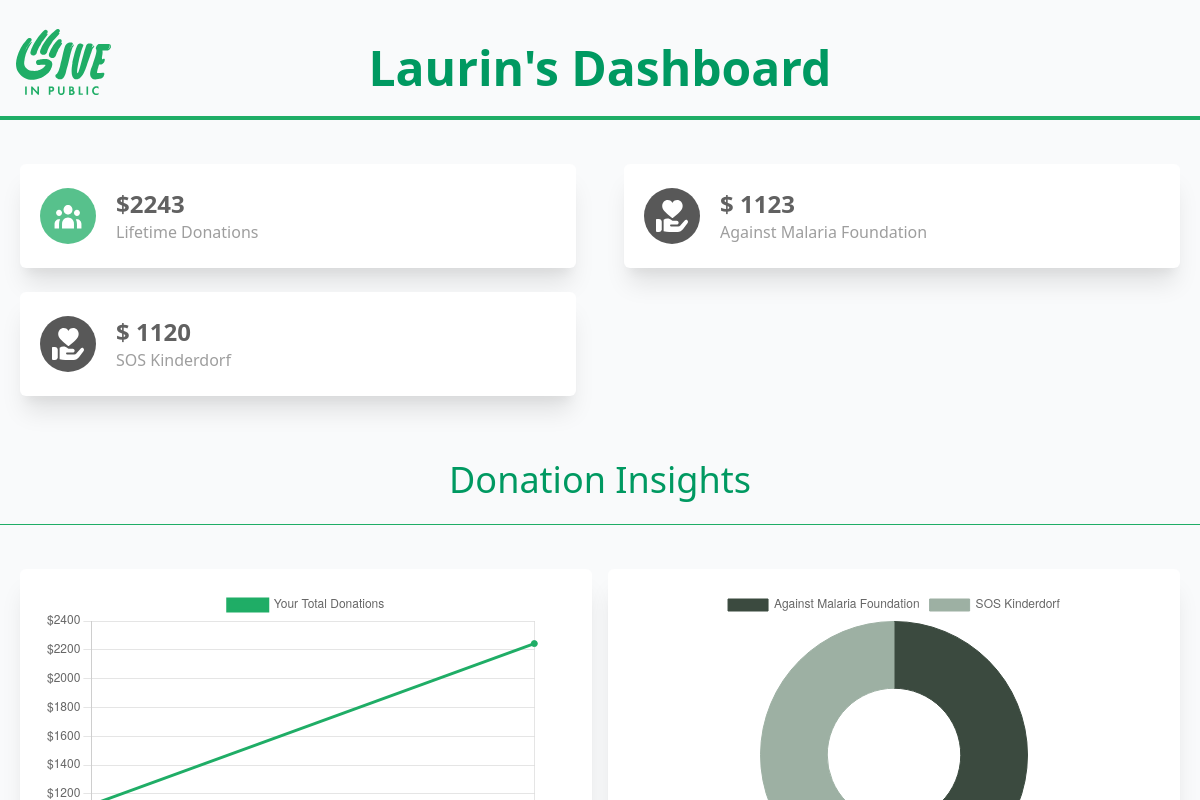
Page /dashboard/public/4 on the committed database.
### Website/models.py (models this page shows)
class User(db.Model, UserMixin):
    id = db.Column(db.Integer, primary_key=True)
    email = db.Column(db.String(150), unique=True)
    password = db.Column(db.String(150))
    first_name = db.Column(db.String(150))
    type = db.Column(db.String(150))
    date_created = db.Column(db.DateTime(timezone=True), default=datetime.utcnow)
    donations = db.relationship('Donation')

class Donation(db.Model):
    id = db.Column (db.Integer, primary_key=True)
    amount = db.Column(db.Integer)
    description = db.Column(db.String)
    organisation = db.Column(db.String(250))
    date_donated = db.Column(db.Date)
    date_created = db.Column(db.DateTime(timezone=True), default=datetime.utcnow)
    user_id = db.Column(db.Integer, db.ForeignKey('user.id'))

### Website/views.py (the view)
@views.route("/dashboard/public/<int:id>")
def publicdashboard(id):
    user = User.query.get_or_404(id)
    total_donations = db.session.query(
        db.func.sum(Donation.amount).filter(Donation.user_id == id)
    ).scalar()
    donations_by_grp = (
        db.session.query(db.func.sum(Donation.amount), Donation.organisation)
        .filter(Donation.user_id == id)
        .group_by(Donation.organisation)
        .all()
    )
    dates = (
        db.session.query(db.func.sum(Donation.amount), Donation.date_donated)
        .filter(Donation.user_id == id)
        .group_by(Donation.date_donated)
        .order_by(Donation.date_donated)
        .all()
    )
    sum_donations = (
    db.session.query(
        User.first_name, Donation.user_id, func.sum(Donation.amount)
    )
    .join(User, Donation.user_id == User.id)
    .group_by(Donation.user_id, User.first_name)
    .order_by(desc(func.sum(Donation.amount)))
    .all()
)
    groups_donations = []
    amount_by_grp = []
    for amount, groups in donations_by_grp:
        amount_by_grp.append(amount)
        groups_donations.append(groups)
    over_time_donations = []
    dates_labels = []
    cum_amount = 0
    for amount, date_donated in dates:
        cum_amount = cum_amount + amount
        over_time_donations.append(cum_amount)
        dates_labels.append(date_donated.strftime("%Y-%m-%d"))
    return render_template(
        "publicdashboard.html",
        user=user,
        total_donations=total_donations,
        donations_by_grp=donations_by_grp,
        over_time_donations=json.dumps(over_time_donations),
        dates_labels=json.dumps(dates_labels),
        groups_donations=json.dumps(groups_donations),
        amount_by_grp=json.dumps(amount_by_grp),
        sum_donations=sum_donations,
    )

### Website/templates/publicdashboard.html (shortened to what this page needs)
<html lang="en">
<head>
    <link rel="stylesheet" type="text/css" href="{{ url_for('static', filename='tailwind.css') }}">
	 <link href="https://cdn.datatables.net/1.10.19/css/jquery.dataTables.min.css" rel="stylesheet">
	 <link href="https://cdn.datatables.net/responsive/2.2.3/css/responsive.dataTables.min.css" rel="stylesheet">
</head>
<body style="background-color: #F9FAFB;">
<main class="flex-1 max-h-full  overflow-hidden  ">
    <div
      class="flex  flex-col mt-6 mb-6 p-5 items-center justify-center pb-6 space-y-4 border-b-4 border-custom-100 lg:items-center lg:space-y-0 lg:flex-row text-center"
    >
    <a href="https://www.giveinpublic.com/dashboard/configure" rel="noopener noreferrer" class="ml-4 mb-3 hidden md:block" style="position: absolute; left: 0;">
        <img src="/static/public/images/gip.svg"  width="95px" alt="" >
    </a>
      <h1 class="text-5xl text-custom-300 font-semibold whitespace-nowrap text-center">{{user.first_name}}'s Dashboard</h1>
    </div>
    <div class="mt-4 p-5">
        <div class="flex flex-wrap -mx-6">
            <div class="w-full px-6 sm:w-1/2 xl:w-1/3">
                <div class="flex items-center px-5 py-6 shadow-xl rounded-md bg-white">
                    <div class="p-3 rounded-full bg-custom-100 bg-opacity-75">
                    </div>
                    <div class="mx-5">
                        <h4 class="text-2xl font-semibold text-gray-700">${{total_donations}}</h4>
                        <div class="text-gray-500">Lifetime Donations</div>
                    </div>
                </div>
            </div>
            {%for amount_other in donations_by_grp%}
            <div class="w-full mt-6 px-6 sm:w-1/2 xl:w-1/3 sm:mt-0 mb-6">
                <div class="flex items-center px-5 py-6 shadow-xl rounded-md bg-white">
                    <div class="p-3 rounded-full bg-gray-900 bg-opacity-75">
                    </div>
                    <div class="mx-5">
                        <h4 class="text-2xl font-semibold text-gray-700">$ {{amount_other[0]}}</h4>
                        <div class="text-gray-500">{{amount_other[1]}}</div>
                    </div>
                </div>
            </div>
            {%endfor%}
        </div>
    </div>
    <div
      class="flex  flex-col  mb-6 p-5 items-center justify-center pb-6 space-y-4 border-b border-custom-100 lg:items-center
      lg:space-y-0 lg:flex-row text-center">
      <h1 class="text-4xl text-custom-300 font-medium whitespace-nowrap text-center">Donation Insights</h1>
    </div>
    <div class="mt-4 p-5">
    <div class="flex mb-4">
        <div class="w-1/2 bg-white px-6 shadow-xl rounded-md bg-white mr-2 p-5">
            <canvas id="line-chart"></canvas>
        </div>
        <div class="w-1/2 bg-white px-6 shadow-xl rounded-md bg-white ml-2 p-5">
            <canvas id="doughnut-chart" ></canvas>
        </div>
      </div>
    </div>
<script>
//Create the Line Chart
    new Chart(document.getElementById("line-chart"), {
    type: 'line',
    data: {
        labels: JSON.parse({{dates_labels | tojson}}),
        datasets: [{
            data: JSON.parse({{over_time_donations | tojson}}),
            label: "Your Total Donations",
            borderColor: "#1FAD66",
            backgroundColor:"#1FAD66",
            fill: false
        }
        ]
    },
    options: {
        scales: {
            y: {
                ticks: {
                    // Include a dollar sign in the ticks
                    callback: function(value, index, values) {
                        return '$' + value;
                    }
                }
            }
        },
        title: {
        display: true,
        responsive: true,
        maintainAspectRatio: false,
        text: 'Donations over Time',
        }
    }
    });
//Create the Doughnut Chart
    var ctx1 = document.getElementById("doughnut-chart")
    //doughnut chart data
  var data1 = {
    labels: JSON.parse({{groups_donations | tojson}}),
    datasets: [
      {
        label: "Donations by Group",
        data: JSON.parse({{amount_by_grp | tojson}}),
        backgroundColor: [
          "#3b4a3f",
          "#9db0a3",
          "#00a9f4",
          "#0075bb",
          "#1d1d35",
          "#deb887",
          "#003400",
          "#887718",
          "#d98317",
          "#ff5c51",
          "#002000"
        ],
        borderColor: [
          "#3b4a3f",
          "#9db0a3",
          "#00a9f4",
          "#0075bb",
          "#1d1d35",
          "#deb887",
          "#003400",
          "#887718",
          "#d98317",
          "#ff5c51",
          "#002000"
        ],
        borderWidth: [1, 1, 1, 1, 1]
      }
    ]
  };
    //options
    var options = {
    maintainAspectRatio: false,
    title: {
        display: true,
        position: "top",
        text: "Your Donations by Organisation",
        fontSize: 18,
        fontColor: "#111"
    },
    legend: {
        display: true,
        position: "bottom",
        labels: {
        fontColor: "#333",
        fontSize: 16
        }
    }
    };
    //create Chart class object
  var chart1 = new Chart(ctx1, {
    type: "doughnut",
    data: data1,
    options: options
  });
    </script>
  </main>
</body>
</html>

### rows in the picture
User: first_name "Laurin"
Donation: amount "1123", organisation "Against Malaria Foundation"
Donation: amount "1120", organisation "SOS Kinderdorf"

### other values in the picture
{{ total_donations }} "2243"
chart data {{ over_time_donations | tojson }} "[1123, 2243]"
chart data {{ amount_by_grp | tojson }} "[1123, 1120]"
